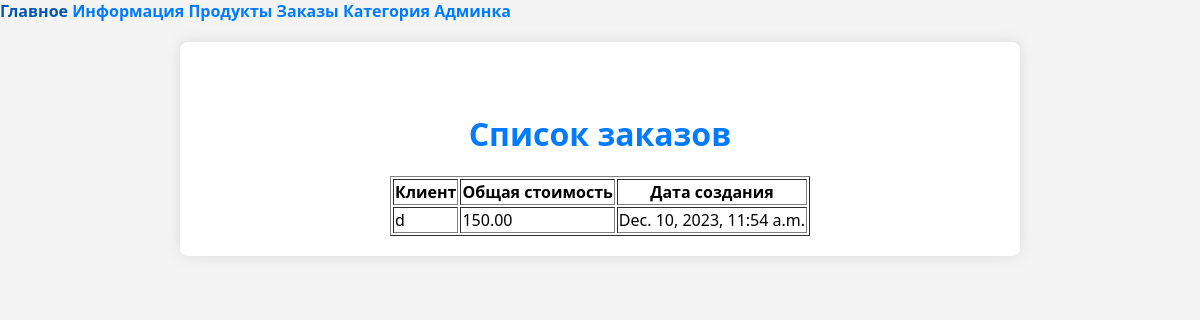
/orders/, run on an earlier commit of the app's database.
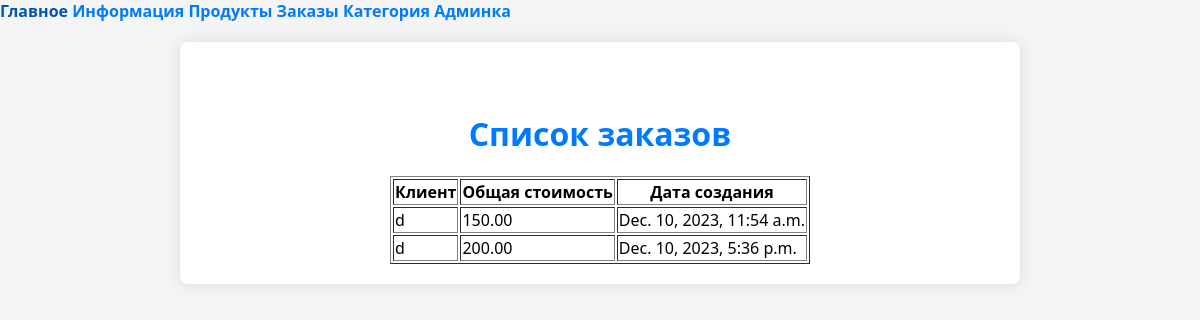
And on a later commit of the database.
### core/models.py (models this page shows, shortened)
class Order(models.Model):
    user = models.ForeignKey(User, on_delete=models.CASCADE)
    products = models.ManyToManyField(Product, through='OrderItem')
    total_price = models.DecimalField(max_digits=10, decimal_places=2)
    date_created = models.DateTimeField(auto_now_add=True)

### core/views.py (the view)
# urls.py: path('orders/', OrderView.as_view(), name='orders'),
class OrderView(View):
    def get(self, request):
        orders = Order.objects.all()
        return render(request, 'core/order.html', {'orders': orders})

### core/templates/core/order.html
{% extends 'core/base.html' %}
{% block content %}
  <div class="table-container">
    <h1>Список заказов</h1>
    <table border="1">
      <thead>
        <tr>
          <th>Клиент</th>
          <th>Общая стоимость</th>
          <th>Дата создания</th>
        </tr>
      </thead>
      <tbody>
        {% for order in orders %}
          <tr>
            <td>{{ order.user.username }}</td>
            <td>{{ order.total_price }}</td>
            <td>{{ order.date_created }}</td>
          </tr>
        {% endfor %}
      </tbody>
    </table>
  </div>
{% endblock %}

What changed in the data, as far as the page shows it:
added Order: user.username "d", total_price "200.00", date_created "Dec. 10, 2023, 5:36 p.m."
